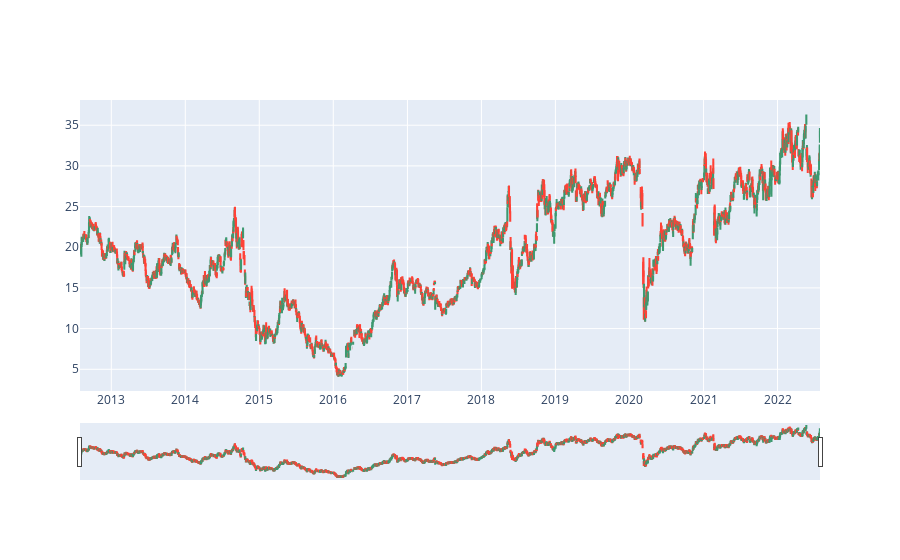

The code cell stored with this chart in its notebook:
### Markdown cell above
##### Gráfico Candlesticks

* Essa vizualização apresenta o valor de abertura, fechamento, alta e baixa da ação naquele dia.

### Code cell
trace = go.Candlestick(x=df['Date'],
open=df['Open'],
high=df['High'],
low=df['Low'],
close=df['Close'])
data = [trace]
py.iplot(data, filename='simple_candlestick')

### Figure 1 — Plotly figure (JSON) as saved in the notebook; plotly's stock layout.template omitted (floating-point values rounded to 4 significant figures; data arrays with more than 128 entries replaced by an {"elided": "..."} marker saying what was removed)
{"data": [{"close": {"elided": "2481 float values"}, "high": {"elided": "2481 float values"}, "low": {"elided": "2481 float values"}, "open": {"elided": "2481 float values"}, "type": "candlestick", "x": {"elided": "2481 str values"}}], "layout": {}}
